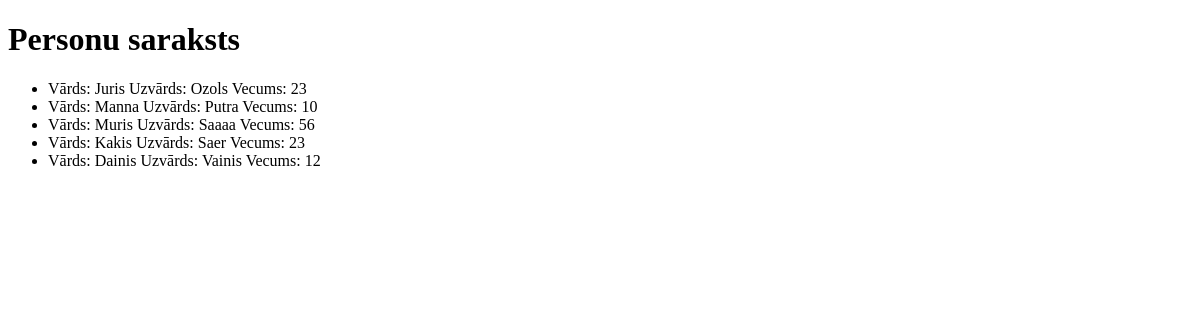
/visi, run on an earlier commit of the app's database.
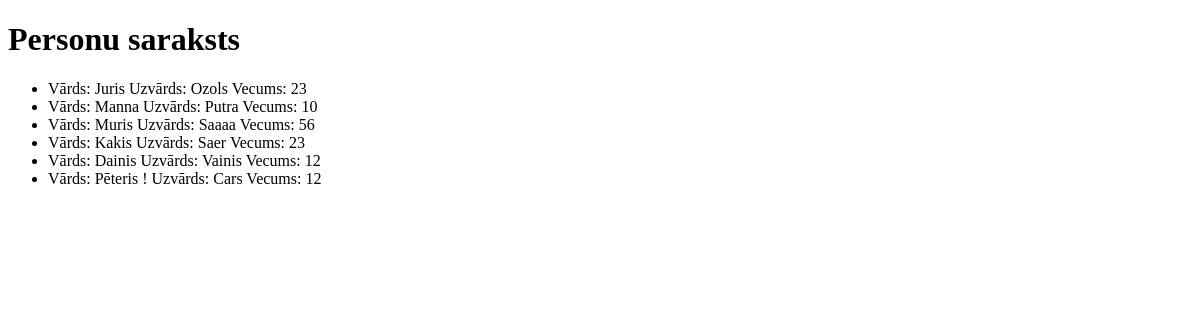
And on a later commit of the database.
### galva.py (models this page shows)
class Tabula1(db.Model):
    id = db.Column(db.Integer, primary_key=True)
    vards = db.Column(db.String(50), nullable=False)
    uzvards = db.Column(db.String(50), nullable=False)
    vecums = db.Column(db.Integer, nullable=False)

### galva.py (the view)
@app.route('/visi')
def visi():
    data_tabula1 = fetch_data_tabula1_visi()
    print("Tas ko saņem pirms lapas")
    print(data_tabula1)
    return render_template('personas.html', tasks=data_tabula1)

### galva.py (called while the page is built)
def fetch_data_tabula1_visi():
    data_tabula1 = Tabula1.query.all()
    result = []
    for entry in data_tabula1:
        result.append({
            'id': entry.id,
            'vards': entry.vards,
            'uzvards': entry.uzvards,
            'vecums': entry.vecums
        })
    return result

### templates/personas.html (shortened to what this page needs)
<!DOCTYPE html>
<html lang="en">
<head>
</head>
<body>
    <h1>Personu saraksts</h1>
    <ul>
        {% for task in tasks %}
            <li>
                Vārds: {{ task.vards }} Uzvārds: {{ task.uzvards }} Vecums: {{ task.vecums }}
            </li>
        {% endfor %}
    </ul>
</body>
</html>

What changed in the data, as far as the page shows it:
added Tabula1: vards "Pēteris !", uzvards "Cars", vecums "12"
